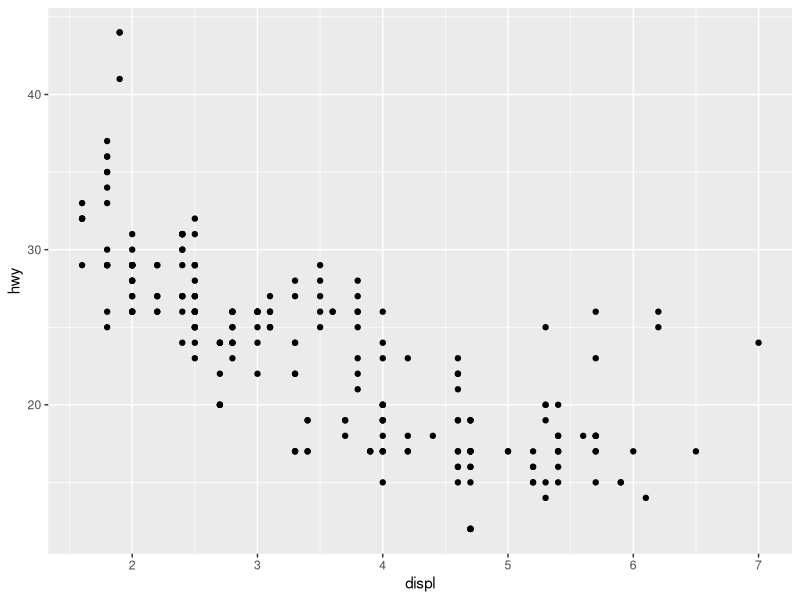
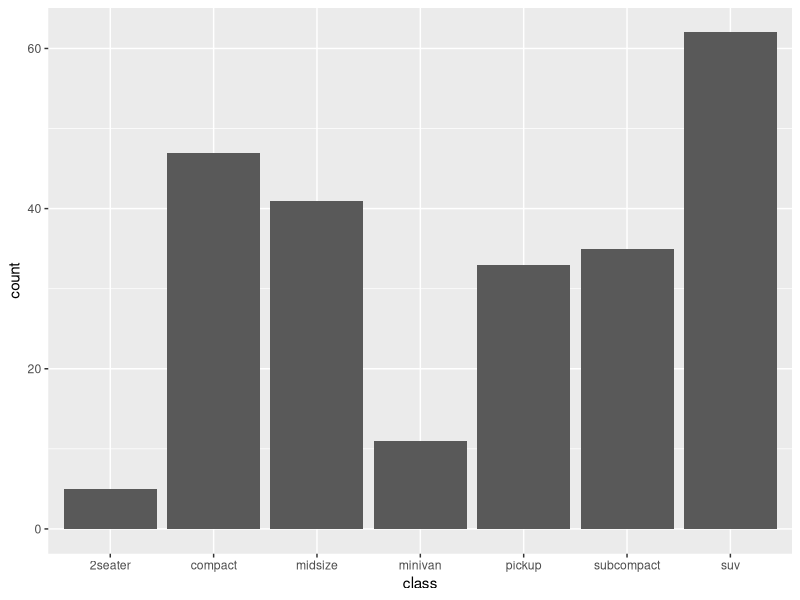

Here is the R script that generated these plots, in order:
## ---- chunk 1
library(tidyverse)

ggplot(mpg) + 
  geom_point(aes(x = displ, y = hwy))
## ---- chunk 2
my_bar_plot <- ggplot(mpg, aes(x = class)) +
  geom_bar()
my_scatter_plot <- ggplot(mpg, aes(x = cty, y = hwy)) +
  geom_point()
ggsave(filename = "mpg-plot.png", plot = my_bar_plot)
